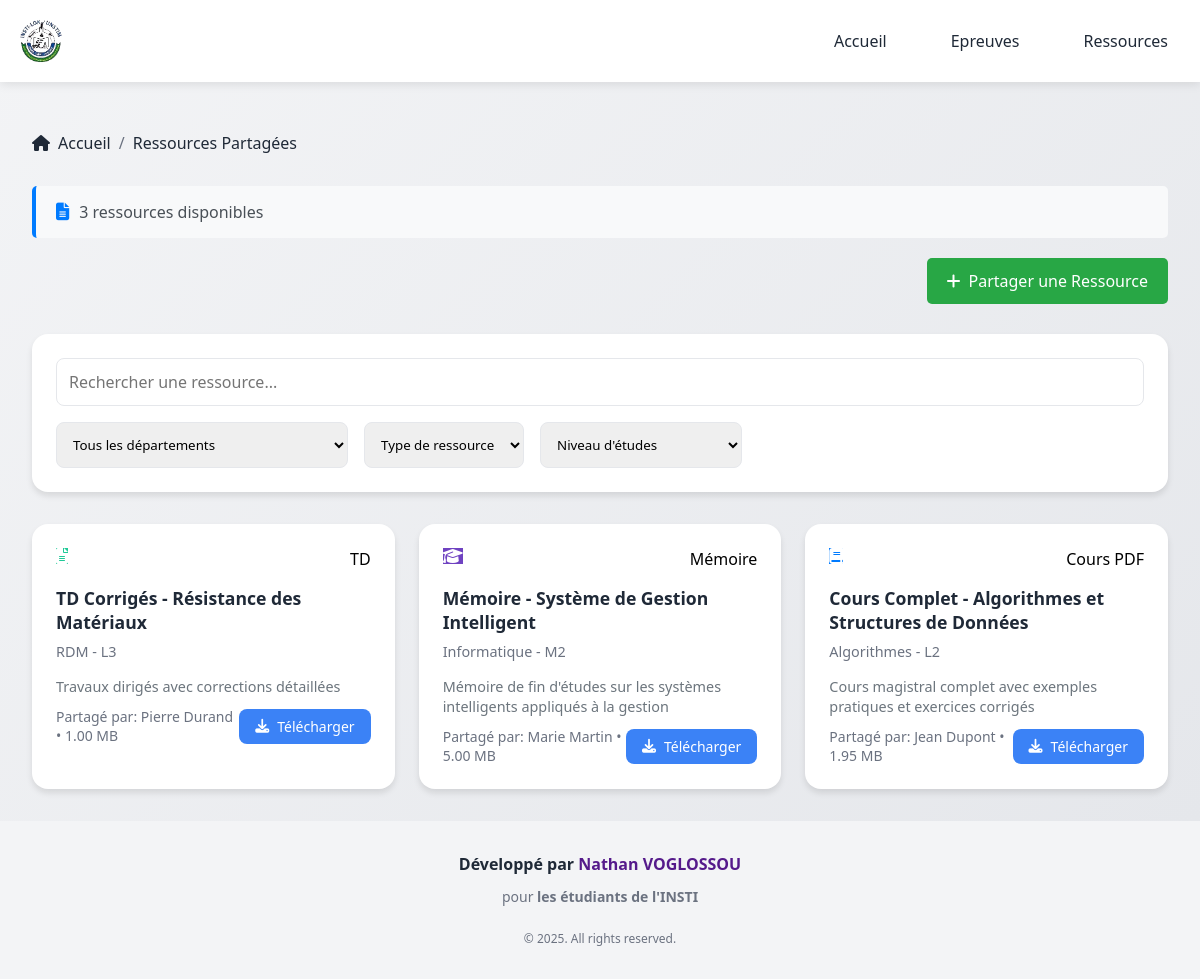
The app's page /resources.php with its own data.
### tables this page shows
CREATE TABLE IF NOT EXISTS `ressources` (
  `id` int(11) NOT NULL AUTO_INCREMENT,
  `nom_ressource` varchar(200) NOT NULL,
  `departement` varchar(10) NOT NULL,
  `type_ressource` varchar(50) NOT NULL,
  `matiere` varchar(150) NOT NULL,
  `description` text NOT NULL,
  `nom_contributeur` varchar(100) NOT NULL,
  `niveau_etudes` varchar(10) DEFAULT NULL,
  `fichier` varchar(255) NOT NULL,
  `nom_fichier_original` varchar(255) NOT NULL,
  `taille_fichier` bigint(20) NOT NULL,
  `ip_utilisateur` varchar(45) DEFAULT NULL,
  `statut` enum('en_attente','approuve','rejete') DEFAULT 'en_attente',
  `vues` int(11) DEFAULT 0,
  `date_ajout` timestamp NOT NULL DEFAULT CURRENT_TIMESTAMP,
  `date_modification` timestamp NOT NULL DEFAULT CURRENT_TIMESTAMP ON UPDATE CURRENT_TIMESTAMP,
  PRIMARY KEY (`id`),
  KEY `idx_departement` (`departement`),
  KEY `idx_type_ressource` (`type_ressource`),
  KEY `idx_niveau_etudes` (`niveau_etudes`),
  KEY `idx_statut` (`statut`),
  KEY `idx_date_ajout` (`date_ajout`)
);

### backend/php/ressources/get_ressources.php (called while the page is built, shortened)
<?php
try {
    include __DIR__ . '/../../db/config.php';
    $checkTableSql = "SHOW TABLES LIKE 'ressources'";
    $checkStmt = $pdo->prepare($checkTableSql);
    $checkStmt->execute();
    $tableExists = $checkStmt->rowCount() > 0;
    if (!$tableExists) {
        $ressources = [];
        $totalPages = 1;
        $totalResources = 0;
    } else {
        $sql = "SELECT * FROM ressources WHERE 1=1";
        $params = [];
        $checkColumnSql = "SHOW COLUMNS FROM ressources LIKE 'statut'";
        $checkColumnStmt = $pdo->prepare($checkColumnSql);
        $checkColumnStmt->execute();
        $statutExists = $checkColumnStmt->rowCount() > 0;
        if ($statutExists) {
            $sql .= " AND statut = 'approuve'";
        }
        $limit = 12;
        $page = isset($_GET['page']) ? max(1, intval($_GET['page'])) : 1;
        $offset = ($page - 1) * $limit;
        $countSql = str_replace('SELECT *', 'SELECT COUNT(*)', $sql);
        $countStmt = $pdo->prepare($countSql);
        $countStmt->execute($params);
        $totalResources = $countStmt->fetchColumn();
        $checkDateSql = "SHOW COLUMNS FROM ressources LIKE 'date_ajout'";
        $checkDateStmt = $pdo->prepare($checkDateSql);
        $checkDateStmt->execute();
        $dateExists = $checkDateStmt->rowCount() > 0;
        if ($dateExists) {
            $sql .= " ORDER BY date_ajout DESC LIMIT $limit OFFSET $offset";
        } else {
            $sql .= " ORDER BY id DESC LIMIT $limit OFFSET $offset";
        }
        $stmt = $pdo->prepare($sql);
        $stmt->execute($params);
        $ressources = $stmt->fetchAll(PDO::FETCH_ASSOC);
    }
} catch (PDOException $e) {
    error_log("Erreur PDO dans get_ressources.php: " . $e->getMessage());
    $ressources = [];
    $totalPages = 1;
    $totalResources = 0;
} catch (Exception $e) {
    error_log("Erreur générale dans get_ressources.php: " . $e->getMessage());
    $ressources = [];
    $totalPages = 1;
    $totalResources = 0;
}
function getTypeDisplay($type) {
    $types = [
        'cours_pdf' => 'Cours PDF',
        'memoire' => 'Mémoire',
        'expose' => 'Exposé',
        'td' => 'TD',
        'tp' => 'TP',
        'projet' => 'Projet',
        'exercices' => 'Exercices',
        'autre' => 'Autre'
    ];
    return isset($types[$type]) ? $types[$type] : $type;
}
function getTypeIcon($type) {
    $icons = [
        'cours_pdf' => 'fas fa-book',
        'memoire' => 'fas fa-graduation-cap',
        'expose' => 'fas fa-presentation',
        'td' => 'fas fa-file-alt',
        'tp' => 'fas fa-flask',
        'projet' => 'fas fa-cogs',
        'exercices' => 'fas fa-pencil-alt',
        'autre' => 'fas fa-file'
    ];
    return isset($icons[$type]) ? $icons[$type] : 'fas fa-file';
}
function formatFileSize($bytes) {
    if ($bytes >= 1073741824) {
        return number_format($bytes / 1073741824, 2) . ' GB';
    } elseif ($bytes >= 1048576) {
        return number_format($bytes / 1048576, 2) . ' MB';
    } elseif ($bytes >= 1024) {
        return number_format($bytes / 1024, 2) . ' KB';
    } else {
        return $bytes . ' bytes';
    }
}
?>

### resources.php (the view, shortened to what this page needs)
<?php
require 'backend/php/ressources/get_ressources.php';
?>
<!DOCTYPE html>
<html lang="fr">
<head>
    <link rel="stylesheet" href="https://cdnjs.cloudflare.com/ajax/libs/font-awesome/6.4.0/css/all.min.css">
    <link rel="stylesheet" href="style.css">
</head>
<body>
<?php include 'includes/header.php' ?>
<section class="exams-section">
    <div class="exams-container">
        <div class="breadcrumb">
            <a href="index.php" class="breadcrumb-item">
                <i class="fas fa-home"></i>
                Accueil
            </a>
            <span class="breadcrumb-separator">/</span>
            <span class="breadcrumb-item">Ressources Partagées</span>
        </div>
        <div class="stats-section">
            <div class="stat-item">
                <i class="fas fa-file-alt"></i>
                <span><?php echo $totalResources; ?> ressources disponibles</span>
            </div>
        </div>
        <div class="add-resource-section">
            <a href="upload-resource.php" class="add-resource-btn">
                <i class="fas fa-plus"></i>
                Partager une Ressource
            </a>
        </div>
        <div class="filters-section">
            <div class="search-bar">
                <input type="text" id="search-input" class="search-input"
                       placeholder="Rechercher une ressource..."
                       value="<?php echo htmlspecialchars($_GET['search'] ?? ''); ?>">
            </div>
            <div class="filter-group">
                <select class="filter-select" id="filter-department">
                    <option value="">Tous les départements</option>
                </select>
                <select class="filter-select" id="filter-type">
                    <option value="">Type de ressource</option>
                </select>
                <select class="filter-select" id="filter-niveau">
                    <option value="">Niveau d'études</option>
                </select>
            </div>
        </div>
        <div class="exams-grid" id="resources-grid">
            <?php if (!empty($ressources)): ?>
                <?php foreach ($ressources as $ressource): ?>
                <div class="exam-card resource-card">
                    <div class="exam-header">
                        <i class="<?php echo getTypeIcon($ressource['type_ressource']); ?> resource-icon" data-type="<?php echo $ressource['type_ressource']; ?>"></i>
                        <span class="exam-date"><?php echo getTypeDisplay($ressource['type_ressource']); ?></span>
                    </div>
                    <h3 class="exam-title"><?php echo htmlspecialchars($ressource['nom_ressource']); ?></h3>
                    <p class="exam-info">
                        <?php echo htmlspecialchars($ressource['matiere']); ?>
                        <?php if ($ressource['niveau_etudes']): ?>
                            - <?php echo htmlspecialchars($ressource['niveau_etudes']); ?>
                        <?php endif; ?>
                    </p>
                    <p class="resource-description"><?php echo htmlspecialchars($ressource['description']); ?></p>
                    <div class="exam-meta">
                        <span>
                            Partagé par: <?php echo htmlspecialchars($ressource['nom_contributeur']); ?>
                            • <?php echo formatFileSize($ressource['taille_fichier']); ?>
                        </span>
                        <a href="fichiers/ressources/<?php echo htmlspecialchars($ressource['fichier']); ?>"
                           class="download-btn"
                           onclick="incrementViewCount(<?php echo $ressource['id']; ?>)"
                           target="_blank">
                            <i class="fas fa-download"></i>
                            Télécharger
                        </a>
                    </div>
                </div>
                <?php endforeach; ?>
            <?php endif; ?>
        </div>
    </div>
</section>
<?php include 'includes/footer.php' ?>
</body>
</html>

### includes/header.php (shortened to what this page needs)
 <header class="header">
    <nav class="nav-container">
        <div class="logo">
            <img src="images/insti_logo.png" alt="Logo">
        </div>
        <ul class="nav-menu">
            <li><a href="index.php" class="nav-link">Accueil</a></li>
            <li><a href="epreuves.php" class="nav-link">Epreuves</a></li>
            <li><a href="resources.php" class="nav-link">Ressources</a></li>
        </ul>
    </nav>
</header>

### includes/footer.php
<footer style="background-color: var(--bg-light); color: var(--text-color); padding: 2rem 0; text-align: center;">
        <div class="footer-container" style="max-width: 1200px; margin: 0 auto; padding: 0 2rem;">
            <div class="footer-content" style="display: flex; flex-direction: column; align-items: center; gap: 0.75rem;">
                <p style="font-size: 1rem; font-weight: 600;">Développé par <strong><a href="">Nathan VOGLOSSOU</a></strong></p>
                <p style="font-size: 0.875rem; color: #6b7280;">pour <strong>les étudiants de l'INSTI</strong></p>
            </div>
            <div class="footer-bottom" style="margin-top: 1.5rem; font-size: 0.75rem; color: #6b7280;">
                <p>&copy; 2025. All rights reserved.</p>
            </div>
        </div>
    </footer>

### style.css (style rules this page uses)
* { margin: 0; padding: 0; box-sizing: border-box; font-family: 'Segoe UI', Tahoma, Geneva, Verdana, sans-serif; }
a { text-decoration: none; }
:root { --primary-color: #2563eb; --secondary-color: #1e40af; --text-color: #1f2937; --bg-light: #f3f4f6; --transition: all 0.3s ease; }
.header { top: 0px; background-color: white; box-shadow: 0 2px 10px rgba(0, 0, 0, 0.1); position: fixed; width: 100%; z-index: 1000; }
.nav-container { max-width: 1200px; margin: 0 auto; padding: 1rem; display: flex; justify-content: space-between; align-items: center; }
.logo { display: flex; align-items: center; gap: 1rem; }
.logo img { height: 50px; }
.nav-menu { display: flex; gap: 2rem; list-style: none; }
.nav-link { color: var(--text-color); text-decoration: none; font-weight: 500; transition: var(--transition); padding: 0.5rem 1rem; border-radius: 0.5rem; }
.breadcrumb { display: flex; align-items: center; gap: 0.5rem; margin-bottom: 2rem; flex-wrap: wrap; }
.breadcrumb-item { color: var(--text-color); text-decoration: none; display: flex; align-items: center; gap: 0.5rem; }
.breadcrumb-separator { color: #6b7280; }
.exams-section { padding-top: 100px; min-height: 100vh; background: linear-gradient(135deg, #f3f4f6 0%, #e5e7eb 100%); }
.exams-container { max-width: 1200px; margin: 0 auto; padding: 2rem; }
.filters-section { background: white; padding: 1.5rem; border-radius: 1rem; margin-bottom: 2rem; box-shadow: 0 4px 6px rgba(0, 0, 0, 0.1); }
.search-bar { display: flex; gap: 1rem; margin-bottom: 1rem; }
.search-input { flex: 1; padding: 0.75rem; border: 1px solid #e5e7eb; border-radius: 0.5rem; font-size: 1rem; }
.filter-group { display: flex; gap: 1rem; flex-wrap: wrap; }
.filter-select { padding: 0.75rem; border: 1px solid #e5e7eb; border-radius: 0.5rem; min-width: 150px; }
.exams-grid { display: grid; grid-template-columns: repeat(auto-fill, minmax(300px, 1fr)); gap: 1.5rem; }
.exam-card { background: white; border-radius: 1rem; padding: 1.5rem; box-shadow: 0 4px 6px rgba(0, 0, 0, 0.1); transition: var(--transition); cursor: pointer; }
.exam-header { display: flex; justify-content: space-between; align-items: start; margin-bottom: 1rem; }
.exam-title { font-size: 1.1rem; font-weight: 600; color: var(--text-color); margin-bottom: 0.5rem; }
.exam-info { font-size: 0.9rem; color: #6b7280; margin-bottom: 1rem; }
.exam-meta { display: flex; justify-content: space-between; align-items: center; font-size: 0.875rem; color: #6b7280; }
.download-btn { display: inline-flex; align-items: center; gap: 0.5rem; padding: 0.5rem 1rem; background-color: var(--primary-color); color: white; border-radius: 0.5rem; text-decoration: none; transition: var(--transition); }
:root { --primary-color: #3B82F6; --secondary-color: #10B981; }
.add-resource-section { margin-bottom: 30px; text-align: right; }
.add-resource-btn { background-color: #28a745; color: white; padding: 12px 20px; border-radius: 5px; text-decoration: none; font-weight: 500; display: inline-flex; align-items: center; gap: 8px; transition: background-color 0.3s ease; }
.resource-icon { color: white; }
.resource-description { color: #6c757d; font-size: 0.9rem; margin: 10px 0; line-height: 1.4; }
.stats-section { background: #f8f9fa; padding: 15px 20px; border-radius: 5px; margin-bottom: 20px; border-left: 4px solid #007bff; }
.stat-item { display: flex; align-items: center; gap: 10px; color: #495057; font-weight: 500; }
.stat-item i { color: #007bff; font-size: 1.1rem; }
.resource-icon[data-type="cours_pdf"] { background-color: #007bff !important; }
.resource-icon[data-type="memoire"] { background-color: #6f42c1 !important; }
.resource-icon[data-type="td"] { background-color: #20c997 !important; }

### records on screen
ressources: type_ressource "TD", nom_ressource "TD Corrigés - Résistance des Matériaux", matiere "RDM", niveau_etudes "L3", description "Travaux dirigés avec corrections détaillées", nom_contributeur "Pierre Durand", taille_fichier "1.00 MB"
ressources: type_ressource "Mémoire", nom_ressource "Mémoire - Système de Gestion Intelligent", matiere "Informatique", niveau_etudes "M2", description "Mémoire de fin d'études sur les systèmes intelligents appliqués à la gestion", nom_contributeur "Marie Martin", taille_fichier "5.00 MB"
ressources: type_ressource "Cours PDF", nom_ressource "Cours Complet - Algorithmes et Structures de Données", matiere "Algorithmes", niveau_etudes "L2", description "Cours magistral complet avec exemples pratiques et exercices corrigés", nom_contributeur "Jean Dupont", taille_fichier "1.95 MB"

### other values on screen
$totalResources "3"
